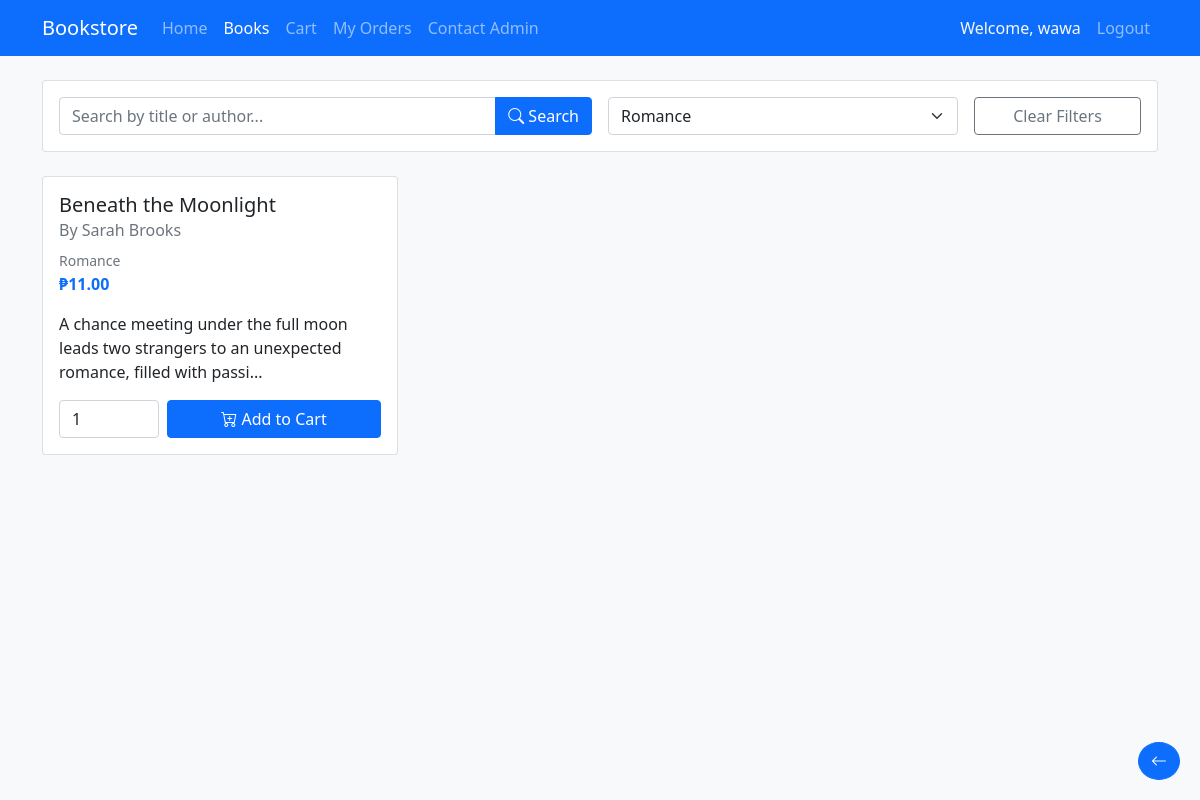
The page /user/books.php?category=8 (signed in) on the database its author committed.
### tables this page shows
CREATE TABLE `books` (
  `book_id` int(11) NOT NULL,
  `category_id` int(11) DEFAULT NULL,
  `title` varchar(255) NOT NULL,
  `author` varchar(255) NOT NULL,
  `description` text DEFAULT NULL,
  `price` decimal(10,2) NOT NULL,
  `stock_quantity` int(11) DEFAULT 0,
  `date_added` timestamp NOT NULL DEFAULT current_timestamp()
);

CREATE TABLE `categories` (
  `category_id` int(11) NOT NULL,
  `category_name` varchar(255) NOT NULL,
  `date_created` timestamp NOT NULL DEFAULT current_timestamp()
);

### user/books.php (the view, shortened to what this page needs)
<?php
require_once '../auth/config.php';
$categories = $conn->query("SELECT * FROM Categories ORDER BY category_name");
$search = isset($_GET['search']) ? trim($_GET['search']) : '';
$category_id = isset($_GET['category']) ? (int)$_GET['category'] : 0;
$query = "SELECT b.*, c.category_name
          FROM Books b
          JOIN Categories c ON b.category_id = c.category_id
          WHERE 1=1";
if ($category_id > 0) {
    $query .= " AND b.category_id = $category_id";
}
$query .= " ORDER BY b.title";
$books = $conn->query($query);
?>
<!DOCTYPE html>
<html lang="en">
<head>
    <link href="https://cdn.jsdelivr.net/npm/bootstrap@5.1.3/dist/css/bootstrap.min.css" rel="stylesheet">
    <link href="https://cdn.jsdelivr.net/npm/bootstrap-icons@1.7.2/font/bootstrap-icons.css" rel="stylesheet">
</head>
<body class="bg-light">
    <?php include 'user_navbar.php'; ?>
    <div class="container mt-4">
        <div class="card mb-4">
            <div class="card-body">
                <form method="GET" class="row g-3">
                    <div class="col-md-6">
                        <div class="input-group">
                            <input type="text" class="form-control" name="search"
                                   placeholder="Search by title or author..."
                                   value="<?php echo htmlspecialchars($search); ?>">
                            <button class="btn btn-primary" type="submit">
                                <i class="bi bi-search"></i> Search
                            </button>
                        </div>
                    </div>
                    <div class="col-md-4">
                        <select class="form-select" name="category" onchange="this.form.submit()">
                            <?php while ($category = $categories->fetch_assoc()): ?>
                                <option value="<?php echo $category['category_id']; ?>"
                                        <?php echo $category_id == $category['category_id'] ? 'selected' : ''; ?>>
                                    <?php echo htmlspecialchars($category['category_name']); ?>
                                </option>
                            <?php endwhile; ?>
                        </select>
                    </div>
                    <?php if (!empty($search) || $category_id > 0): ?>
                        <div class="col-md-2">
                            <a href="books.php" class="btn btn-outline-secondary w-100">Clear Filters</a>
                        </div>
                    <?php endif; ?>
                </form>
            </div>
        </div>
        <div class="row row-cols-1 row-cols-md-2 row-cols-lg-3 g-4">
            <?php if ($books->num_rows > 0): ?>
                <?php while ($book = $books->fetch_assoc()): ?>
                    <div class="col">
                        <div class="card book-card <?php echo $book['stock_quantity'] <= 0 ? 'out-of-stock' : ''; ?>"
                             onclick="showBookDetails(<?php echo htmlspecialchars(json_encode($book)); ?>)">
                            <div class="card-body">
                                <h5 class="card-title"><?php echo htmlspecialchars($book['title']); ?></h5>
                                <h6 class="card-subtitle mb-2 text-muted">By <?php echo htmlspecialchars($book['author']); ?></h6>
                                <p class="card-text">
                                    <small class="text-muted"><?php echo htmlspecialchars($book['category_name']); ?></small><br>
                                    <strong class="text-primary">₱<?php echo number_format($book['price'], 2); ?></strong>
                                </p>
                                <p class="card-text"><?php echo htmlspecialchars(substr($book['description'], 0, 100)) . '...'; ?></p>
                                <?php if ($book['stock_quantity'] > 0): ?>
                                    <form action="add_to_cart.php" method="POST" class="d-flex gap-2" onclick="event.stopPropagation();">
                                        <input type="number" name="quantity" value="1" min="1"
                                               max="<?php echo $book['stock_quantity']; ?>"
                                               class="form-control" style="width: 100px;">
                                        <button type="submit" class="btn btn-primary flex-grow-1">
                                            <i class="bi bi-cart-plus"></i> Add to Cart
                                        </button>
                                    </form>
                                <?php else: ?>
                                    <button class="btn btn-secondary w-100" disabled>
                                        <i class="bi bi-x-circle"></i> Out of Stock
                                    </button>
                                <?php endif; ?>
                            </div>
                        </div>
                    </div>
                <?php endwhile; ?>
            <?php endif; ?>
        </div>
        <a href="javascript:history.back()" class="btn btn-primary rounded-circle back-button">
            <i class="bi bi-arrow-left"></i>
        </a>
    </div>
</body>
</html>

### user/books.php (style rules this page uses)
.book-card { transition: transform 0.2s; height: 100%; cursor: pointer; }
.back-button { position: fixed; bottom: 20px; right: 20px; z-index: 1000; }

### rows shown on the page
books: title "Beneath the Moonlight", author "Sarah Brooks", category.category_name "Romance", price "11.00", description "A chance meeting under the full moon leads two strangers to an unexpected romance, filled with passi"

### other values the page prints
$_SESSION['username'] "wawa"
form field category "Romance"
